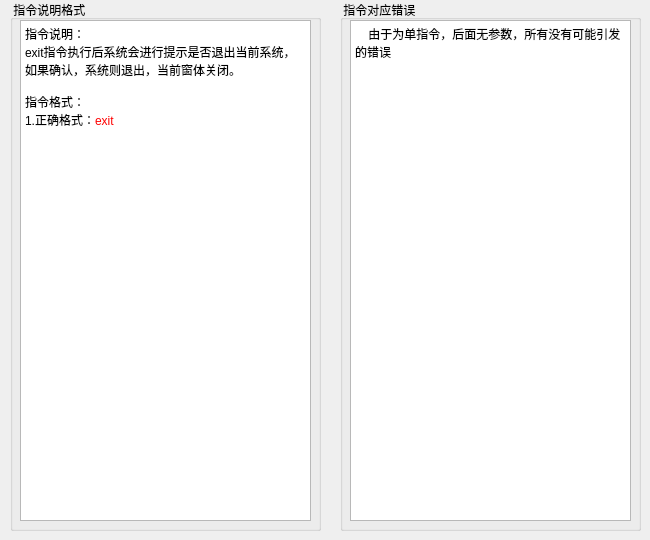
   <widget class="QWidget" name="tab_5">
    <attribute name="title">
     <string>exit</string>
    </attribute>
    <widget class="QGroupBox" name="groupBox_5">
     <property name="geometry">
      <rect>
       <x>340</x>
       <y>0</y>
       <width>301</width>
       <height>531</height>
      </rect>
     </property>
     <property name="title">
      <string> 指令对应错误</string>
     </property>
     <widget class="QTextBrowser" name="textBrowser_5">
      <property name="geometry">
       <rect>
        <x>10</x>
        <y>20</y>
        <width>281</width>
        <height>501</height>
       </rect>
      </property>
      <property name="html">
       <string>&lt;!DOCTYPE HTML PUBLIC &quot;-//W3C//DTD HTML 4.0//EN&quot; &quot;http://www.w3.org/TR/REC-html40/strict.dtd&quot;&gt;
&lt;html&gt;&lt;head&gt;&lt;meta name=&quot;qrichtext&quot; content=&quot;1&quot; /&gt;&lt;style type=&quot;text/css&quot;&gt;
p, li { white-space: pre-wrap; }
&lt;/style&gt;&lt;/head&gt;&lt;body style=&quot; font-family:'SimSun'; font-size:9pt; font-weight:400; font-style:normal;&quot;&gt;
&lt;p style=&quot; margin-top:0px; margin-bottom:0px; margin-left:0px; margin-right:0px; -qt-block-indent:0; text-indent:0px;&quot;&gt;    由于为单指令，后面无参数，所有没有可能引发的错误&lt;/p&gt;&lt;/body&gt;&lt;/html&gt;</string>
      </property>
     </widget>
    </widget>
    <widget class="QGroupBox" name="groupBox_6">
     <property name="geometry">
      <rect>
       <x>10</x>
       <y>0</y>
       <width>311</width>
       <height>531</height>
      </rect>
     </property>
     <property name="title">
      <string> 指令说明格式</string>
     </property>
     <widget class="QTextBrowser" name="textBrowser_6">
      <property name="geometry">
       <rect>
        <x>10</x>
        <y>20</y>
        <width>291</width>
        <height>501</height>
       </rect>
      </property>
      <property name="html">
       <string>&lt;!DOCTYPE HTML PUBLIC &quot;-//W3C//DTD HTML 4.0//EN&quot; &quot;http://www.w3.org/TR/REC-html40/strict.dtd&quot;&gt;
&lt;html&gt;&lt;head&gt;&lt;meta name=&quot;qrichtext&quot; content=&quot;1&quot; /&gt;&lt;style type=&quot;text/css&quot;&gt;
p, li { white-space: pre-wrap; }
&lt;/style&gt;&lt;/head&gt;&lt;body style=&quot; font-family:'SimSun'; font-size:9pt; font-weight:400; font-style:normal;&quot;&gt;
&lt;p style=&quot; margin-top:0px; margin-bottom:0px; margin-left:0px; margin-right:0px; -qt-block-indent:0; text-indent:0px;&quot;&gt;指令说明：&lt;/p&gt;
&lt;p style=&quot; margin-top:0px; margin-bottom:0px; margin-left:0px; margin-right:0px; -qt-block-indent:0; text-indent:0px;&quot;&gt;exit指令执行后系统会进行提示是否退出当前系统，如果确认，系统则退出，当前窗体关闭。&lt;/p&gt;
&lt;p style=&quot;-qt-paragraph-type:empty; margin-top:0px; margin-bottom:0px; margin-left:0px; margin-right:0px; -qt-block-indent:0; text-indent:0px;&quot;&gt;&lt;br /&gt;&lt;/p&gt;
&lt;p style=&quot; margin-top:0px; margin-bottom:0px; margin-left:0px; margin-right:0px; -qt-block-indent:0; text-indent:0px;&quot;&gt;指令格式：&lt;/p&gt;
&lt;p style=&quot; margin-top:0px; margin-bottom:0px; margin-left:0px; margin-right:0px; -qt-block-indent:0; text-indent:0px;&quot;&gt;1.正确格式：&lt;span style=&quot; color:#ff0000;&quot;&gt;exit&lt;/span&gt;&lt;/p&gt;&lt;/body&gt;&lt;/html&gt;</string>
      </property>
     </widget>
    </widget>
   </widget>
